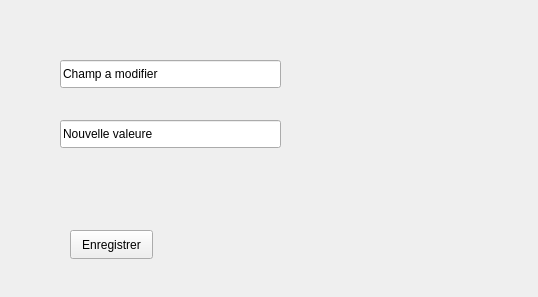
<?xml version="1.0" encoding="UTF-8"?>
<ui version="4.0">
 <class>modification</class>
 <widget class="QWidget" name="modification">
  <property name="geometry">
   <rect>
    <x>0</x>
    <y>0</y>
    <width>538</width>
    <height>297</height>
   </rect>
  </property>
  <property name="windowTitle">
   <string>Form</string>
  </property>
  <widget class="QLineEdit" name="champ_modifier">
   <property name="geometry">
    <rect>
     <x>60</x>
     <y>60</y>
     <width>221</width>
     <height>28</height>
    </rect>
   </property>
   <property name="text">
    <string>Champ a modifier</string>
   </property>
  </widget>
  <widget class="QLineEdit" name="nouvelle_valeure">
   <property name="geometry">
    <rect>
     <x>60</x>
     <y>120</y>
     <width>221</width>
     <height>28</height>
    </rect>
   </property>
   <property name="text">
    <string>Nouvelle valeure</string>
   </property>
  </widget>
  <widget class="QPushButton" name="enregistrer">
   <property name="geometry">
    <rect>
     <x>70</x>
     <y>230</y>
     <width>83</width>
     <height>29</height>
    </rect>
   </property>
   <property name="text">
    <string>Enregistrer</string>
   </property>
  </widget>
 </widget>
 <resources/>
 <connections/>
</ui>
